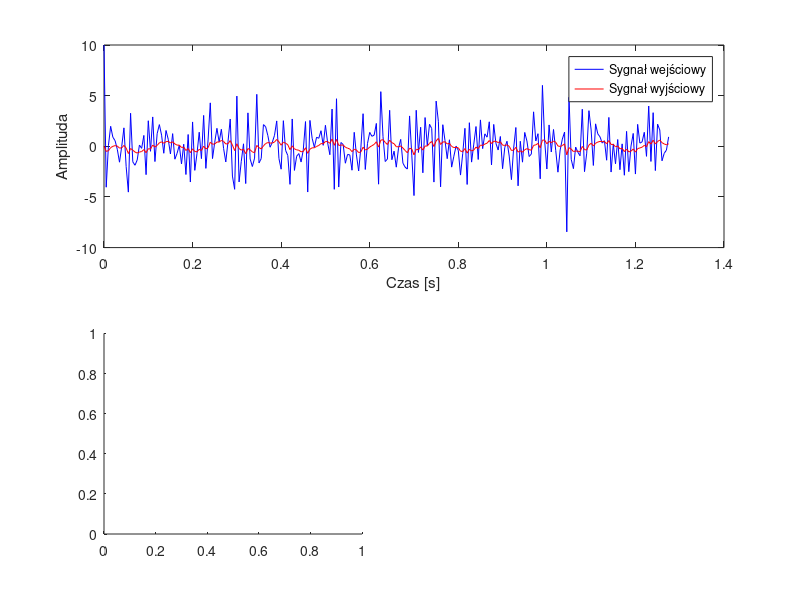

Write MATLAB code to recreate this figure. (Note: this script raises an error after producing the figure.)
% Parametry czwórnika R-C
R = 1e3; % opornik R [Ω]
C = 40e-6; % kondensator C [F]

% Parametry sygnału wejściowego
n = 10; % liczba składowych harmonicznych
A = 1; % amplituda
f_min = 1; % minimalna częstotliwość [Hz]
f_max = 100; % maksymalna częstotliwość [Hz]

% Obliczanie liczby próbek M i kroku próbkowania
fs = 2*f_max; % częstotliwość próbkowania [Hz]
Ts = 1/fs; % okres próbkowania [s]
M = 2^nextpow2(fs); % liczba próbek
t = (0:M-1)*Ts; % wektor czasu

% Generowanie sygnału wejściowego
x = zeros(1, M);
for i = 1:n
    fi = f_min + (f_max-f_min)*rand(); % losowa częstotliwość [Hz]
    xi = A*cos(2*pi*fi*t); % składowa harmoniczna
    x = x + xi; % suma składowych
end

% Obliczanie sygnału wyjściowego
y = zeros(1, M);
for i = 2:M
    y(i) = y(i-1) + (x(i) - y(i-1))/(R*C*fs);
end

% Wyświetlanie wyników
figure;
subplot(2,1,1);
plot(t, x, 'b', t, y, 'r');
xlabel('Czas [s]');
ylabel('Amplituda');
legend('Sygnał wejściowy', 'Sygnał wyjściowy');

subplot(2,2,3);
plot_fft(x, fs);
title('Amplitudowe widmo sygnału wejściowego');
subplot(2,2,4);
plot_fft(y, fs);
title('Amplitudowe widmo sygnału wyjściowego');

figure;
subplot(2,2,1);
plot_phase(x, fs);
title('Fazowe widmo sygnału wejściowego');
subplot(2,2,2);
plot_phase(y, fs);
title('Fazowe widmo sygnału wyjściowego');

function plot_fft(x, fs)
    N = length(x);
    f = (0:N-1)*(fs/N);
    X = abs(fft(x))/N;
    plot(f, X);
    xlabel('Częstotliwość [Hz]');
    ylabel('Amplituda');
end

function plot_phase(x, fs)
    N = length(x);
    f = (0:N-1)*(fs/N);
    X = fft(x)/N;
    X = X(1:N/2+1);
    phase = unwrap(angle(X));
    plot(f(1:N/2+1), phase);
    xlabel('Częstotliwość [Hz]');
    ylabel('Faza [rad]');
end
